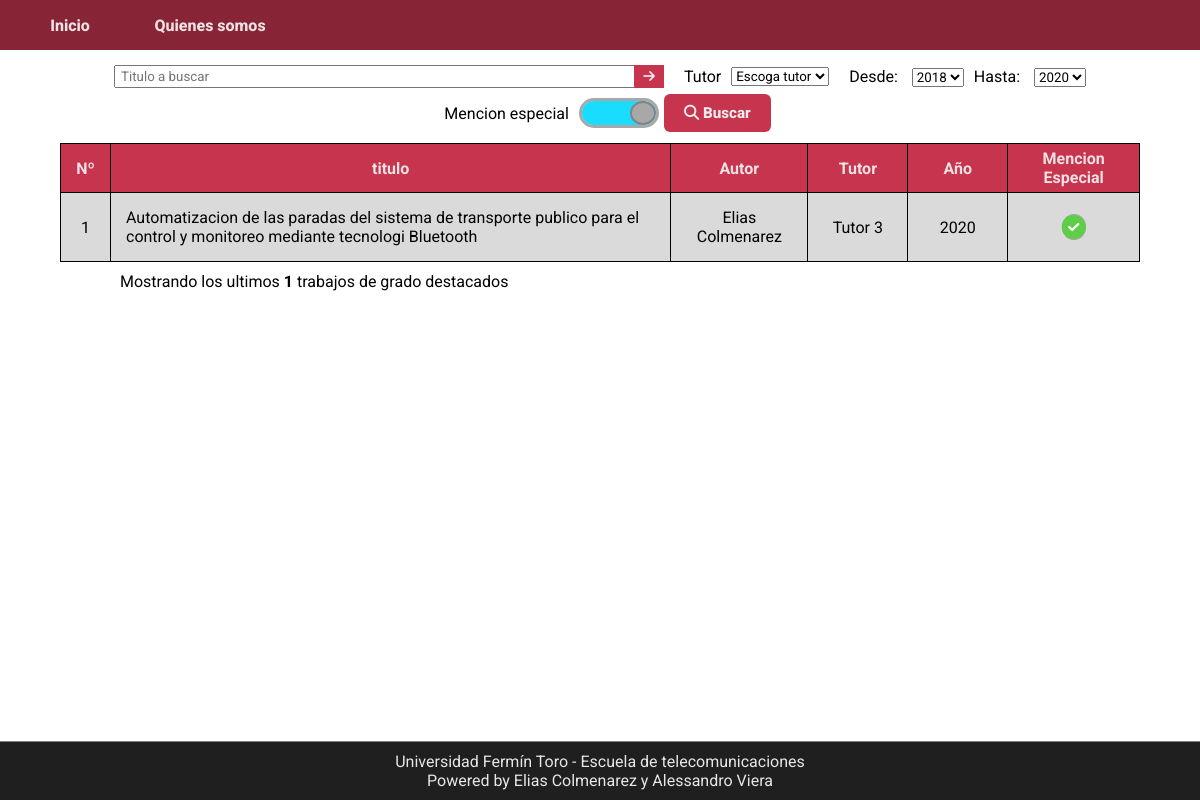
The page / on the database its author committed.
### repository/models.py (models this page shows)
class Project(models.Model):
    title = models.TextField(verbose_name="Titulo", unique=True, max_length=300)
    description = models.TextField(verbose_name='Resumen')
    author = models.CharField(verbose_name='Autor', max_length=60)
    date = models.DateField(verbose_name="Fecha")
    tutor = models.ForeignKey(to=Tutor, on_delete=models.CASCADE)
    special_mention = models.BooleanField(verbose_name="Mencion especial")
    file = models.FileField(verbose_name="Archivo PDF", upload_to='./files', validators=(validate_pdf,))
    def __str__(self):
        return self.title

class Tutor(models.Model):
    name = models.CharField(verbose_name="Nombre y Apellido", max_length=50)
    def __str__(self):
        return f"{self.name}"

### repository/views.py (the view)
# urls.py: 2. Add a URL to urlpatterns:  path('', views.home, name='home')
def home(request):
    context = dict()
    context['title'] = 'Inicio'
    context['style_table'] = True
    context['years'] = get_search_years()
    context['tutors'] = Tutor.objects.all()
    context['projects'] = list(enumerate(Project.objects.filter(special_mention=1), 1))[:10]
    context['media'] = settings.MEDIA_ROOT + '/'
    context['tutors'] = Tutor.objects.all()
    print(context['projects'])
    print(context['tutors'])
    return render(request, "home.html", context)

### repository/views.py (called while the page is built)
def get_search_years():
    query = Project.objects.all().order_by('date')
    min, max = query.first().date.year, query.last().date.year
    print("AÑOS -->", min, max)
    return [year for year in range(min, max + 1)]

### templates/home.html
{% extends "base.html" %}
{% block content %}
    {% include "table.html" %}
{% endblock %}

### templates/table.html (shortened to what this page needs)
<div class="container-table">
    {% if projects %}
        <table>
            <thead>
                <tr>
                    <th class="column-number">Nº</th>
                    <th>titulo</th>
                    <th>Autor</th>
                    <th>Tutor</th>
                    <th>Año</th>
                    <th>Mencion Especial</th>
                </tr>
            </thead>
            <tbody>
                {% for num, project in projects %}
                    <tr>
                        <td class="column-number">{{num}}</td>
                        <td class="column-title"> <a href="#"> {{project.title}} </a> </td>
                        <td> {{project.author}} </td>
                        <td> {{project.tutor}} </td>
                        <td> {{project.date.year}} </td>
                        <td>
                            {% if project.special_mention %}
                                <i class="fas fa-check-circle"></i>
                            {% else %}
                                <i class="fas fa-times-circle"></i>
                            {% endif %}
                        </td>
                    </tr>
                {% endfor %}
            </tbody>
        </table>
        {% if not style_search %}
            <p class="amount-info">Mostrando los ultimos <b>{{projects|length}}</b> trabajos de grado destacados</p>
        {% endif %}
    {% else %}
        {% load staticfiles%}
    {% endif %}
</div>

### static/CSS/main-style.css (style rules this page uses)
* { font-family: 'Roboto', sans-serif; margin: 0; padding: 0; box-sizing: border-box; }
body { display: flex; flex-direction: column; min-height: 100vh; }

### static/CSS/table.css (style rules this page uses)
.container-table { width: 90vw; margin: 0 auto; overflow-x: auto; }
table { border-collapse: collapse; margin: 0 auto; }
td ,th { min-width: 100px; padding: 5px 15px; text-align: center; border: 1px solid #000; }
tr:nth-child(odd) { background-color: #dadada; }
thead tr:nth-child(1) { background-color: #c7344d; color: #EEE2E4; }
.column-number { min-width: 50px; }
.column-title { max-width: 30%; padding: 15px; text-align: left; }
.column-title a { color: #030303; text-decoration: none; }
.fa-check-circle, .fa-times-circle { text-align: center; font-size: 1.5rem; font-weight: 800; height: fit-content; width: fit-content; margin: 0; padding: 0; }
.fa-check-circle::before, .fa-times-circle::before { background: radial-gradient(#fff 50%, #000 100%); border-radius: 50%; }
.fa-check-circle { color: #5dcf46; }
.amount-info { margin: 10px 0 10px 5vw; }

### rows shown on the page
Project: special_mention "1", title "Automatizacion de las paradas del sistema de transporte publico para el control y monitoreo mediante tecnologi Bluetooth", author "Elias Colmenarez", tutor "Tutor 3", date.year "2020"

### other values the page prints
{{ projects|length }} "1"
form field year-low "2018"
form field year-high "2020"
